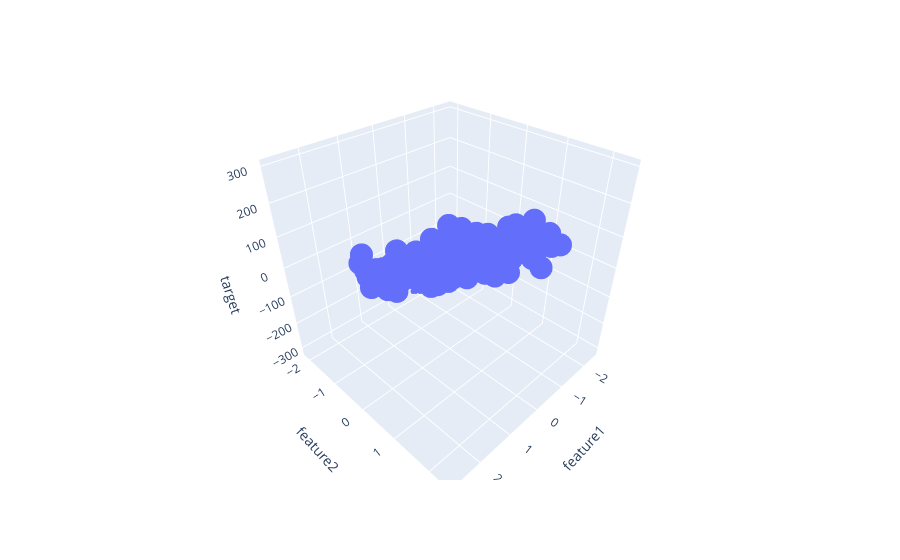

Notebook source saved alongside this figure:
### Code cell
import plotly.express as px

px.scatter_3d(custom_df, x= 'feature1', y='feature2', z='target')

### Figure 1 — Plotly figure (JSON) as saved in the notebook; plotly's stock layout.template omitted (floating-point values rounded to 4 significant figures; data arrays with more than 128 entries replaced by an {"elided": "..."} marker saying what was removed)
{"data": [{"hovertemplate": "feature1=%{x}<br>feature2=%{y}<br>target=%{z}<extra></extra>", "legendgroup": "", "marker": {"color": "#636efa", "symbol": "circle"}, "mode": "markers", "name": "", "scene": "scene", "showlegend": false, "type": "scatter3d", "x": {"elided": "150 float values"}, "y": {"elided": "150 float values"}, "z": {"elided": "150 float values"}}], "layout": {"legend": {"tracegroupgap": 0}, "margin": {"t": 60}, "scene": {"domain": {"x": [0, 1], "y": [0, 1]}, "xaxis": {"title": {"text": "feature1"}}, "yaxis": {"title": {"text": "feature2"}}, "zaxis": {"title": {"text": "target"}}}}}
